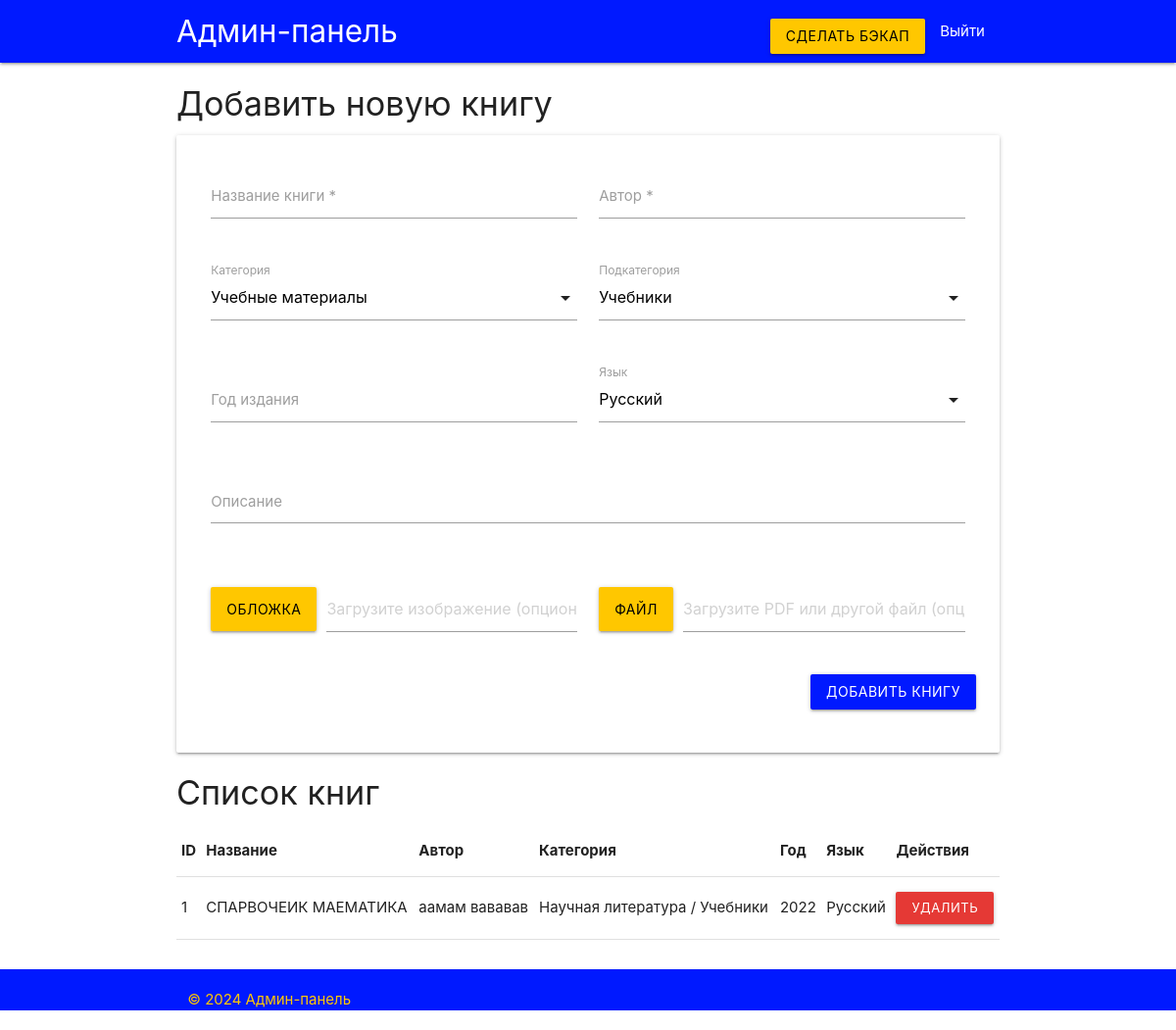
Before: /admin (signed in) with the older database file.
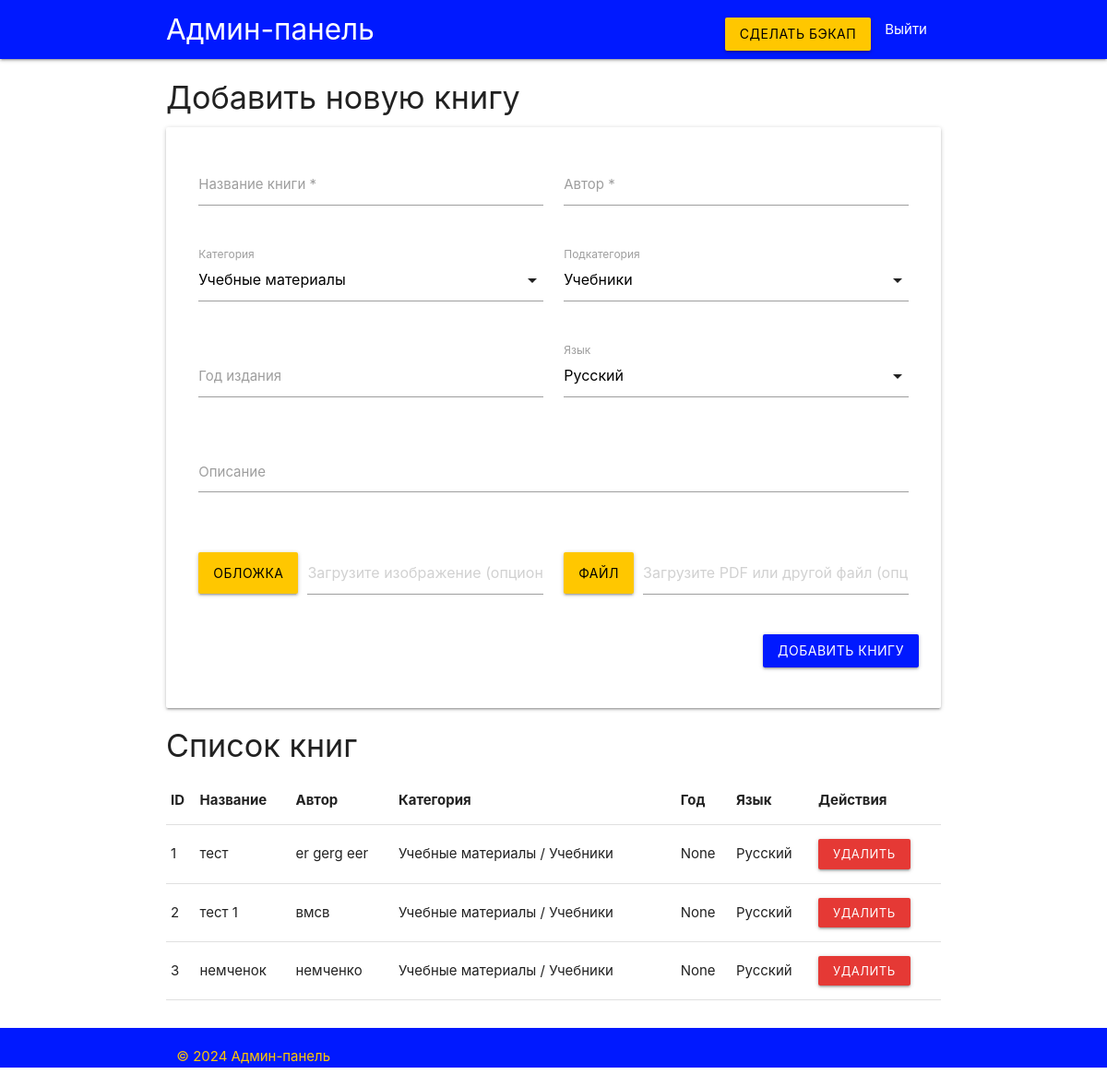
After: the same page with the newer database file.
### tables this page shows
CREATE TABLE books (
            id INTEGER PRIMARY KEY AUTOINCREMENT,
            title TEXT NOT NULL,
            author TEXT NOT NULL,
            direction TEXT NOT NULL,
            material_type TEXT NOT NULL,
            year INTEGER,
            language TEXT,
            description TEXT,
            image_path TEXT,
            file_path TEXT,
            original_filename TEXT  -- <--- новое поле
        );

### server.py (the view, shortened to what this page needs)
@app.route('/admin', methods=['GET', 'POST'])
def admin():
    if not session.get('logged_in'):
        flash("Требуется вход в систему!", "error")
        return redirect(url_for('login'))
    conn = get_db_connection()
    books = conn.execute("SELECT * FROM books").fetchall()
    conn.close()
    return render_template('admin.html', books=books)

### server.py (called while the page is built)
def get_db_connection():
    conn = sqlite3.connect(DATABASE)
    conn.row_factory = sqlite3.Row
    return conn

### templates/admin.html (shortened to what this page needs)
<!DOCTYPE html>
<html lang="ru">
  <!DOCTYPE html>
  <html lang="ru">
  <head>
    <link rel="stylesheet"
          href="https://cdnjs.cloudflare.com/ajax/libs/materialize/1.0.0/css/materialize.min.css"
 />
    <link rel="stylesheet" href="{{ url_for('static', filename='css/admin.css') }}">
  </head>
  <body>
  </body>
  </html>
<body>
<nav style="background-color:#0019ff;">
  <div class="nav-wrapper container">
    <a href="{{ url_for('index') }}" class="brand-logo">Админ-панель</a>
    <ul id="nav-mobile" class="right hide-on-med-and-down">
      <li>
        <form action="{{ url_for('backup_db') }}" method="POST" style="margin:0; padding:0;">
          <button type="submit" class="btn waves-effect waves-light"
                  style="background-color: #FFC700; color:#000; margin-top:8px;">
            Сделать бэкап
          </button>
        </form>
      </li>
      <li><a href="{{ url_for('logout') }}">Выйти</a></li>
    </ul>
  </div>
</nav>
<main class="container" style="margin-top:20px;">
  <h4>Добавить новую книгу</h4>
  <div class="card hoverable">
    <div class="card-content">
      <form action="{{ url_for('admin') }}" method="POST" enctype="multipart/form-data">
        <div class="row">
          <div class="input-field col s12 m6">
            <input type="text" name="title" id="title" required>
            <label for="title">Название книги *</label>
          </div>
          <div class="input-field col s12 m6">
            <input type="text" name="author" id="author" required>
            <label for="author">Автор *</label>
          </div>
        </div>
        <div class="row">
          <div class="input-field col s12 m6">
            <label>Категория</label>
          </div>
          <div class="input-field col s12 m6">
            <label>Подкатегория</label>
          </div>
        </div>
        <div class="row">
          <div class="input-field col s12 m6">
            <input type="number" name="year" id="year">
            <label for="year">Год издания</label>
          </div>
          <div class="input-field col s12 m6">
            <label>Язык</label>
          </div>
        </div>
        <div class="row">
          <div class="input-field col s12">
            <textarea name="description" id="description" class="materialize-textarea"></textarea>
            <label for="description">Описание</label>
          </div>
        </div>
        <div class="row">
          <div class="file-field input-field col s12 m6">
            <div class="btn" style="background-color:#FFC700; color:#000;">
              <span>Обложка</span>
            </div>
            <div class="file-path-wrapper">
              <input class="file-path validate" type="text"
                     placeholder="Загрузите изображение (опционально)">
            </div>
          </div>
          <div class="file-field input-field col s12 m6">
            <div class="btn" style="background-color:#FFC700; color:#000;">
              <span>Файл</span>
            </div>
            <div class="file-path-wrapper">
              <input class="file-path validate" type="text"
                     placeholder="Загрузите PDF или другой файл (опционально)">
            </div>
          </div>
        </div>
        <div class="row right-align">
          <button type="submit" class="btn waves-effect" style="background-color:#0019ff; color:#fff;">
            Добавить книгу
          </button>
        </div>
      </form>
    </div>
  </div>
  <h4>Список книг</h4>
  <table class="highlight responsive-table">
    <thead>
      <tr>
        <th>ID</th>
        <th>Название</th>
        <th>Автор</th>
        <th>Категория</th>
        <th>Год</th>
        <th>Язык</th>
        <th>Действия</th>
      </tr>
    </thead>
    <tbody>
      {% for book in books %}
      <tr>
        <td>{{ book.id }}</td>
        <td>{{ book.title }}</td>
        <td>{{ book.author }}</td>
        <td>{{ book.direction }} / {{ book.material_type }}</td>
        <td>{{ book.year }}</td>
        <td>{{ book.language }}</td>
        <td>
          <form action="{{ url_for('delete_book', book_id=book.id) }}" method="POST" style="display:inline;">
            <button type="submit"
                    class="btn-small waves-effect waves-light red darken-1"
                    onclick="return confirm('Удалить книгу?');">
              Удалить
            </button>
          </form>
        </td>
      </tr>
      {% endfor %}
    </tbody>
  </table>
</main>
<footer class="page-footer" style="background-color:#0019ff; margin-top:30px;">
  <div class="container">
    <div class="row">
      <div class="col s12" style="color:#FFC700;">
        © 2024 Админ-панель
      </div>
    </div>
  </div>
</footer>
</body>
</html>

Changed rows visible on the page:
changed books id 1: title "СПАРВОЧЕИК МАЕМАТИКА" → "тест"; author "аамам вававав" → "er gerg eer"; direction "Научная литература" → "Учебные материалы"; year "2022" → "None"
added books: id "2", title "тест 1", author "вмсв", direction "Учебные материалы", material_type "Учебники", year "None", language "Русский"
added books: id "3", title "немченок", author "немченко", direction "Учебные материалы", material_type "Учебники", year "None", language "Русский"
